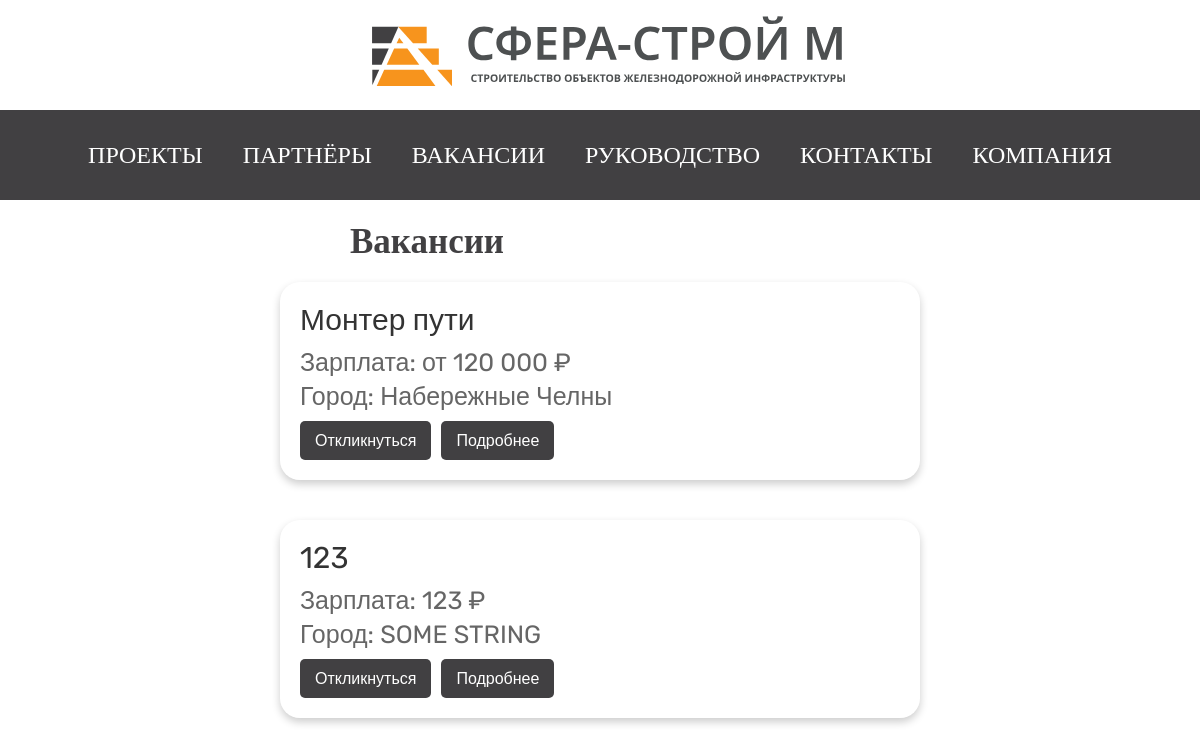
Screenshot of /job with the database file from the repository.
### main/models.py (models this page shows)
class Jobs(models.Model):
    name = models.CharField(max_length=100)
    salary = models.CharField(max_length=100)
    trebuyemyy_opyt_raboty = models.CharField(max_length=100)
    zanyatost = models.CharField(max_length=100)
    grafik = models.CharField(max_length=100)
    udalonnayarabota = models.BooleanField(choices=[(True, 'Да'), (False, 'Нет')], default=False)
    kratkoye_opisaniye = models.TextField(max_length=255)
    usloviya = models.TextField()
    trebovaniya = models.TextField(default='SOME STRING')
    obyazannosti = models.TextField(default='SOME STRING')
    mesto_raboty = models.CharField(max_length=100, default='SOME STRING')

### main/views.py (the view)
# urls.py: path('job', views.job, name='job'),
def job(request):
    job_list = Jobs.objects.all()
    return render(request, 'job.html', {'objects': job_list})

### templates/job.html (shortened to what this page needs)
{% extends "header.html" %}
{% block content %}
    {% load static %}
    <link rel="stylesheet" href="{% static 'css/job.css' %}">
    <div class="glavnoe_slovo">Вакансии</div>
    {% for obj in objects %}
        <div class="conteiner">
            <div class="boxjob">
                <div class="name_opis">
                    <span class="name">{{ obj.name }}</span>
                    <span class="salary">Зарплата: {{ obj.salary }} ₽</span>
                    <span class="city">Город: {{ obj.mesto_raboty }}</span>
                </div>
                <div class="button_pipka">
                    <form method="post" action="{% url 'apply_for_job' obj.id %}">
                        <button type="submit" class="apply-button">Откликнуться</button>
                    </form>
                    <a href="{% url 'job_detail' obj.id %}" class="details-button">Подробнее</a>
                </div>
            </div>
        </div>
    {% endfor %}
{% endblock %}

### static/css/job.css (style rules this page uses)
.glavnoe_slovo { font-family: Rubik, serif; font-weight: 600; color: #414042; margin-left: 350px; margin-top: 20px; font-size: 35px; }
.conteiner { display: flex; align-items: center; justify-content: center; margin-bottom: 20px; }
.boxjob { min-width: 50%; display: flex; flex-direction: column; align-items: flex-start; margin-top: 20px; box-shadow: 0 4px 8px rgba(0, 0, 0, 0.2); padding: 20px; border-radius: 20px; position: relative; overflow: hidden; background-color: #ffffff2b; transition: box-shadow 0.3s ease, background-color 0.3s ease; }
.button_pipka { display: flex; }
.name { color: #333; font-family: Rubik, sans-serif; font-weight: 400; font-size: 30px; }
.salary, .city { color: #666; font-family: Rubik, sans-serif; font-weight: 400; font-size: 25px; }
.salary { margin-top: 10px; }
.city { margin-top: 5px; }
.apply-button, .details-button { position: relative; z-index: 2; display: inline-block; padding: 10px 15px; margin-top: 10px; color: #fff; border: none; border-radius: 5px; cursor: pointer; text-align: center; text-decoration: none; font-size: 16px; transition: background-color 0.3s ease; pointer-events: auto; }
.name_opis { display: flex; flex-direction: column; }
.apply-button { font-family: 'Rubik', sans-serif; background-color: #414042; }
.details-button { font-family: 'Rubik', sans-serif; background-color: #414042; margin-left: 10px; }

### rows the page displays
Jobs: name "Монтер пути", salary "от 120 000", mesto_raboty "Набережные Челны"
Jobs: name "123", salary "123", mesto_raboty "SOME STRING"
